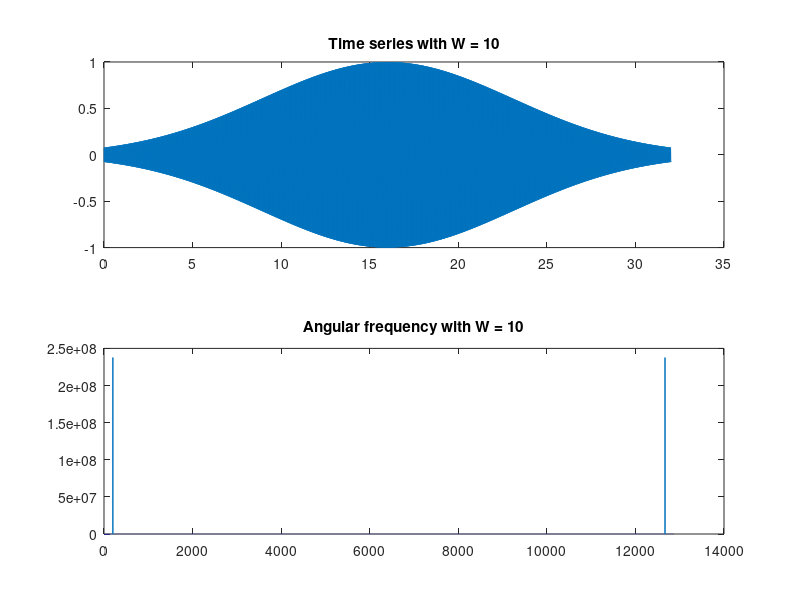
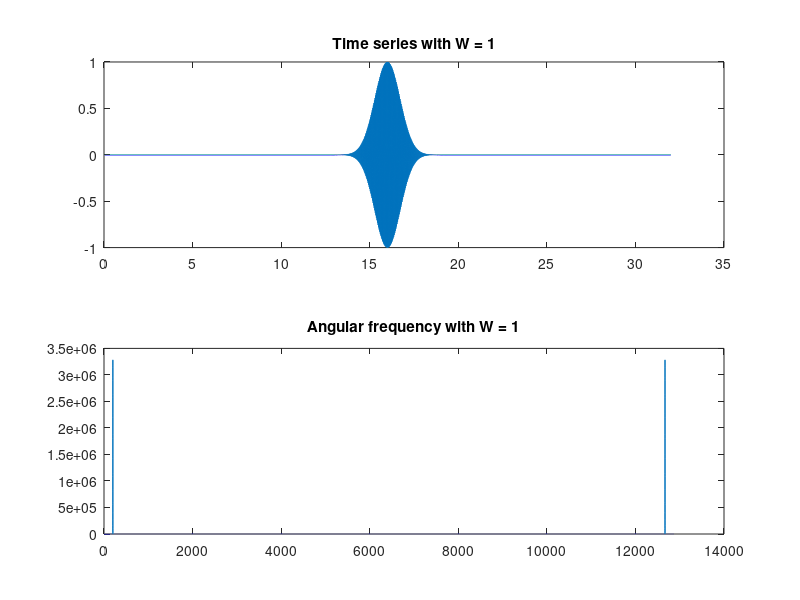
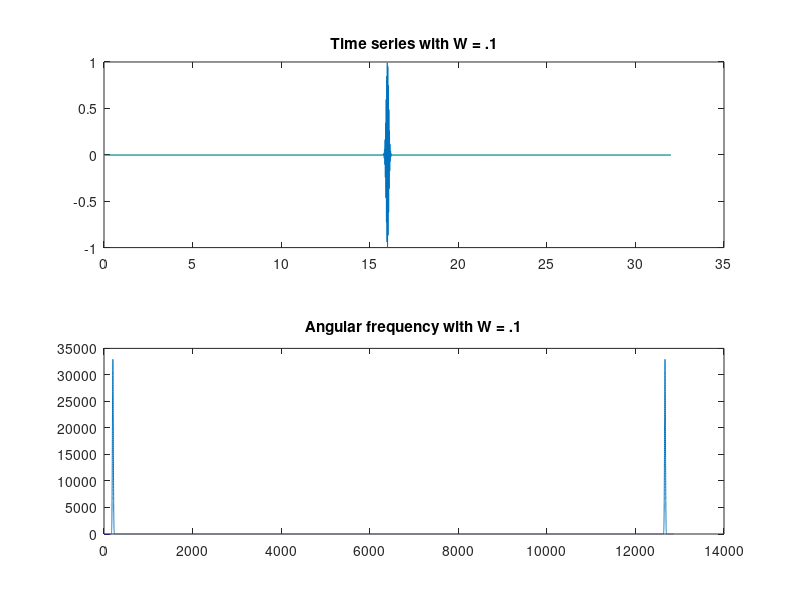

Source code (MATLAB) for these figures, in order:
clear; clc; close all;
w0 = 200 ;
W_array = [10 1 0.1] ;
N = 2^16;
tmax = 32;
t0 = tmax / 2;
tao = 32 / N;
time = 0: tao: 32 - tao ;

f = @(t, W) cos(w0 .* t) .* exp(-(t - t0).^2 ./W^2);

f1 = f(time, W_array(1));
f2 = f(time, W_array(2));
f3 = f(time, W_array(3));

g1 = fft(f1);
P1 = abs(g1) .^ 2;

g2 = fft(f2);
P2 = abs(g2) .^ 2;

g3 = fft(f3);
P3 = abs(g3) .^ 2;

dw = 2 * pi / (N * tao);
w = 0: dw : 2 * pi / tao - dw; % (angular frequency, radians/sec)


figure
subplot(2,1,1)
plot(time, f1);
title('Time series with W = 10')

subplot(2,1,2)
plot(w, P1)
title('Angular frequency with W = 10')



figure
subplot(2,1,1)
plot(time, f2);
title('Time series with W = 1')

subplot(2,1,2)
plot(w, P2)
title('Angular frequency with W = 1')



figure
subplot(2,1,1)
plot(time, f3);
title('Time series with W = .1')

subplot(2,1,2)
plot(w, P3)
title('Angular frequency with W = .1')

